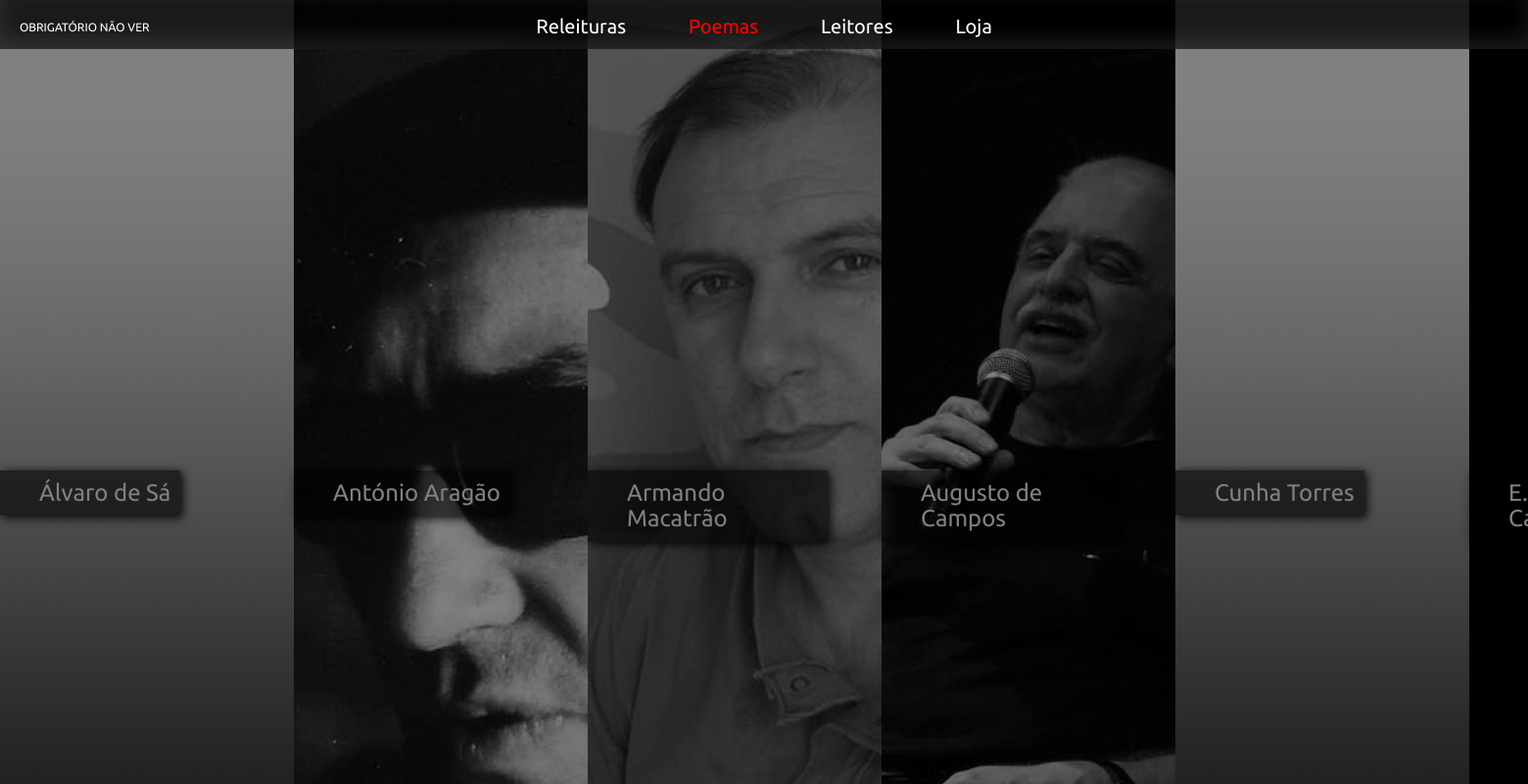
Page /poemas/index.php on the committed database.
### tables this page shows
CREATE TABLE `autores` (
  `id` int(10) NOT NULL AUTO_INCREMENT,
  `nome` varchar(255) NOT NULL,
  `descricao` text NOT NULL,
  PRIMARY KEY (`id`)
);

### poemas/index.php (the view, shortened to what this page needs)
<!doctype html>
<html lang="en" id="poemas">
<head>
  <link rel="stylesheet" href="/css/reset.css">
  <link rel="stylesheet" href="/css/style.css">
</head>
<body>
  <div id="float">
    <?php
        try {
        $stmt = $db->query('SELECT * FROM autores ORDER BY nome ASC');
        while($row = $stmt->fetch(PDO::FETCH_ASSOC)) {
          echo '<div  style="background-image:url('."../img/autores/".$row["id"]."_m.jpg".')" class="rect sessao" id=autor'.$row["id"].'>'.'<p class="descricao">'.$row["nome"].'</p>'.'</div>';
        }
        } catch(PDOException $ex) {
            echo "An Error occured!";
        }
     ?>
</div>
</body>
</html>

### css/style.css (style rules this page uses)
html,body { height: 100%; background: #000; z-index: 0; position:absolute; font-family: "Ubuntu", georgia; }
#float { position:absolute; height: 100%; }
.rect { position:relative; width: 300px; height:100%; float:left; display:block; opacity: 0.5; }
p.descricao { position: relative; top:60%; right:0px; max-width:65%; color: white; background-color: rgba(0, 0, 0, 0.6); float:left; font-size: 24px; line-height:110%; padding: 10px 10px; padding-left: 40px; box-shadow: 2px 2px 10px #000; }

### rows in the picture
autores: nome "Álvaro de Sá"
autores: shows a picture, nome "António Aragão"
autores: shows a picture, nome "Armando Macatrão"
autores: shows a picture, nome "Augusto de Campos"
autores: nome "Cunha Torres"
autores: nome "E.…"
